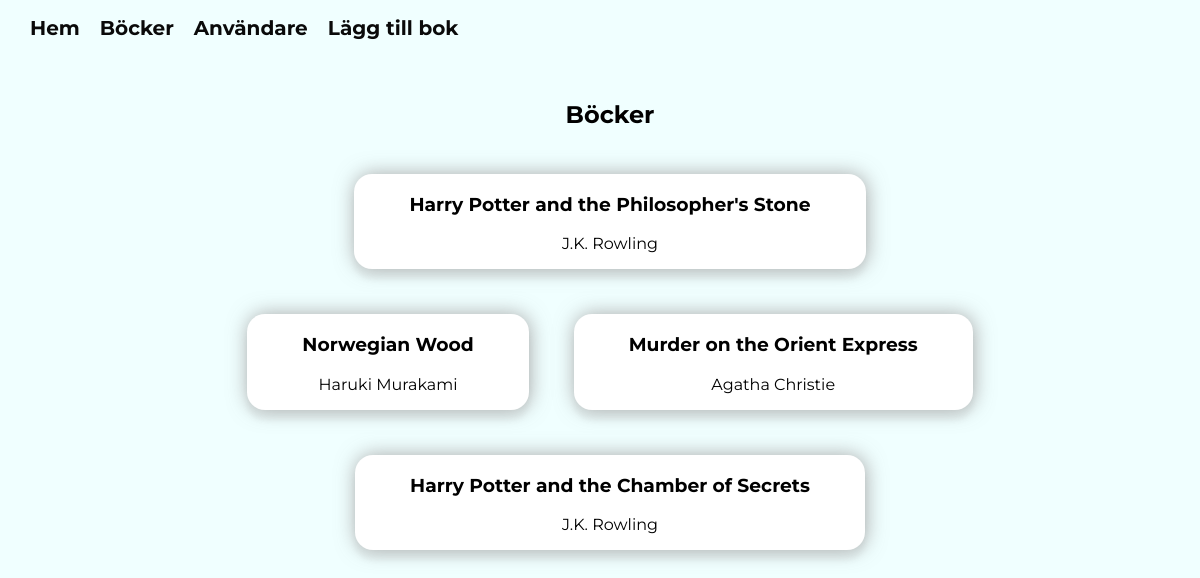
The page /books.php on the database its author committed.
### tables this page shows
CREATE TABLE `books` (
  `id` int(11) NOT NULL,
  `title` varchar(100) NOT NULL,
  `author_id` int(11) DEFAULT NULL
);

CREATE TABLE `authors` (
  `id` int(11) NOT NULL,
  `name` varchar(100) NOT NULL
);

### classes/db.php (called while the page is built, shortened)
<?php
class DB
{
    public function __construct(PDO $pdo)
    {
        $this->pdo = $pdo;
    }
}

### classes/book-model.php (called while the page is built, shortened)
<?php
require_once "db.php";
class BookModel extends DB
{
    public function getAllBooks()
    {
        $sql = "SELECT books.*, authors.name FROM books
        JOIN authors ON books.author_id = authors.id";
        $stmt = $this->pdo->prepare($sql);
        $stmt->execute();
        $result = $stmt->fetchAll(PDO::FETCH_ASSOC);
        return $result;
    }
}

### classes/book-view.php (the view)
<?php
class BookView
{
    public function renderAllBooks(array $books)
    {
        echo "<div class='books-container'>";
        foreach ($books as $book) {
            $title = $book['title'];
            $name = $book['name'];
            $id = $book['id'];
            echo "<a class='book-container users-username-link' href='reviews.php?id=$id'>
             <div>
             <h3 class='books-title users-username'>$title</h3>
            <p class='books-title users-username'>$name</p>
            </div>
            </a>";
        }
        echo "</div>";
    }
}

### partials/header.php (shortened to what this page needs)
<!DOCTYPE html>
<html lang="en">
<head>
    <link rel="stylesheet" href="style/style.css">
</head>
<body>

### partials/nav.php (shortened to what this page needs)
<nav class="hamburger-menu">
    <ul class="menu__box">
        <li><a class="menu__item" href="index.php">Hem</a></li>
        <li><a class="menu__item" href="books.php">Böcker</a></li>
        <li><a class="menu__item" href="users.php">Användare</a></li>
        <li><a class="menu__item" href="add-book.php">Lägg till bok</a></li>
    </ul>
</nav>

### books.php
<?php
require 'classes/book-view.php';
require 'classes/book-model.php';
$pdo = require 'partials/connection.php';
$bookModel = new BookModel($pdo);
$bookView = new BookView();
$books = $bookModel->getAllBooks();
include "./partials/header.php";
include "./partials/nav.php";
?>
<main class="container">
    <h2>Böcker</h2>
    <div class="all-books-container">
        <?php
        $bookView->renderAllBooks($books);
        ?>
    </div>
</main>
<?php
include "./partials/footer.php";

### partials/footer.php
</body>
</html>

### style/style.css (style rules this page uses)
body { font-family: montserrat, sans-serif; margin: 0 auto; background-color: azure; }
@media screen and (min-width: 768px) { nav ul { display: flex; flex-direction: row; justify-content: start; margin-right: 15px; } }
@media screen and (min-width: 768px) { .menu__box { padding-left: 20px; } }
@media screen and (min-width: 768px) { nav ul li { list-style: none; margin: 0px 10px; } }
@media screen and (min-width: 768px) { nav ul li a { text-decoration: none; color: #0a0a0a; font-size: 20px; font-weight: 700; transition: all 0.2s ease-in-out; } }
@media screen and (min-width: 768px) { .container { width: 100%; margin-top: 60px; padding: 0px 10px; } }
@media screen and (min-width: 768px) { h1, h2, h3, h4 { text-align: center; } }
@media screen and (min-width: 768px) { .all-books-container { width: 100%; display: flex; justify-content: center; } }
@media screen and (min-width: 768px) { .books-container { display: flex; flex-wrap: wrap; align-items: center; justify-content: center; width: 70%; text-align: center; gap: 45px; margin-top: 25px; } }
@media screen and (min-width: 768px) { .book-container { box-shadow: 1px 0px 20px rgba(151, 149, 149, 0.8), 0px 10px 5px rgba(151, 149, 149, 0.1); border-radius: 18px; padding: 0px 55px; cursor: pointer; background-color: rgb(255, 255, 255); transition: all 0.2s ease-in-out; } }
@media screen and (min-width: 768px) { .users-username-link { text-decoration: none; } }
@media screen and (min-width: 768px) { .users-username { color: black; } }
@media screen and (min-width: 1200px) { .books-container { width: 65%; } }

### rows shown on the page
books: title "Harry Potter and the Philosopher's Stone", author.name "J.K. Rowling"
books: title "Norwegian Wood", author.name "Haruki Murakami"
books: title "Murder on the Orient Express", author.name "Agatha Christie"
books: title "Harry Potter and the Chamber of Secrets", author.name "J.K. Rowling"
